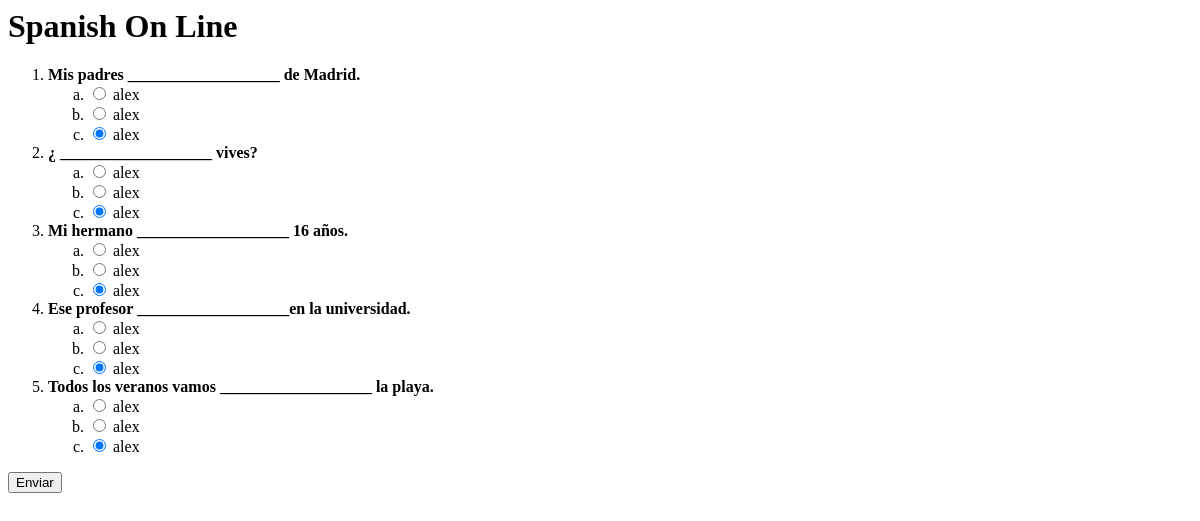
Before: /exam/1/ with the older database file.
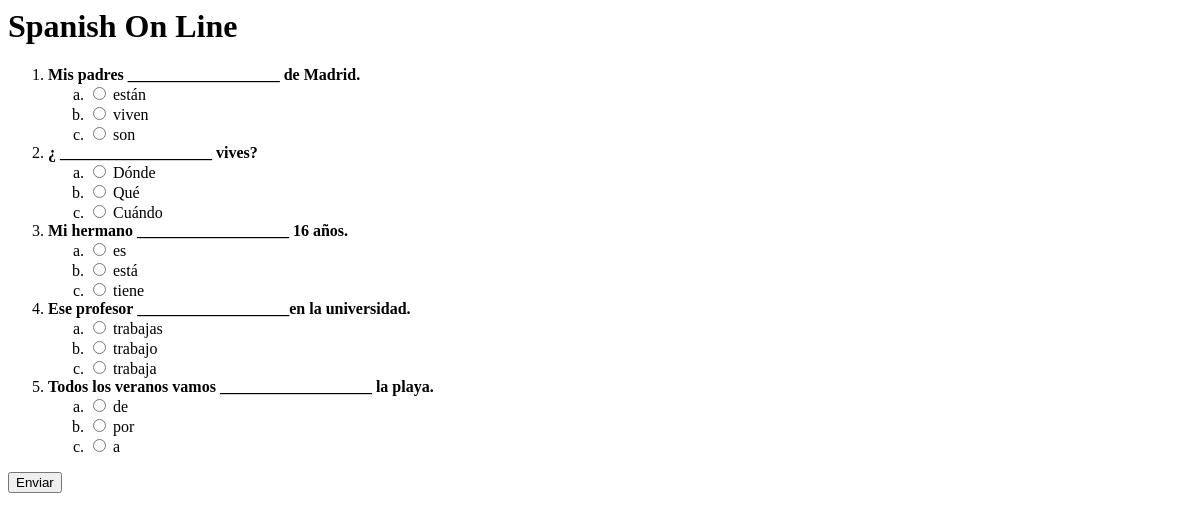
After: the same page with the newer database file.
### exam/models.py (models this page shows, shortened)
class Response(models.Model):
	text = models.TextField()
	isCorrect = models.BooleanField()
	question = models.ForeignKey(Question)
	isChecked = models.BooleanField(default=False)

### exam/views.py (the view)
# urls.py: url(r'^(?P<test_id>\d+)/$', views.questions_test, name='questions_test'),
def questions_test(request, test_id):
	test = get_object_or_404(Test, pk=test_id)
	return render(request, 'exam/questions_test.html', {'test': test})

### exam/templates/exam/questions_test.html (shortened to what this page needs)
<h1>{{ test.name }}</h1>
<form action="{% url 'exam:results' test.id %}" method="post">
<ol>
{% for question in test.question_set.all %}
	<li><b>{{ question.text }}</b></li>
	<ol type="a">
		{% for response in question.response_set.all %}
			<li>
				{% if response.isChecked %}
					<input type="radio" name="{{question.id}}" id="{{ response.id }}" value="{{ response.id }}" checked/>
				{% else %}
					<input type="radio" name="{{question.id}}" id="{{ response.id }}" value="{{ response.id }}"/>
				{% endif %}
				<label for="{{ response.id }}">{{ response.text }}</label><br/>
			</li>
		{% endfor %}
	</ol>
{% endfor %}
</ol>
<input type="submit" value="Enviar"/>
</form>

Changed rows visible on the page:
changed Response: text "alex" → "están"; id "☐ alex" → "☐ están"
changed Response: text "alex" → "viven"; id "☐ alex" → "☐ viven"
changed Response: text "alex" → "son"; id "☑ alex" → "☐ son"
changed Response: text "alex" → "Dónde"; id "☐ alex" → "☐ Dónde"
changed Response: text "alex" → "Qué"; id "☐ alex" → "☐ Qué"
changed Response: text "alex" → "Cuándo"; id "☑ alex" → "☐ Cuándo"
changed Response (number 7 of 15 on the later page): text "alex" → "es"; id "☐ alex" → "☐ es"
changed Response: text "alex" → "está"; id "☐ alex" → "☐ está"
changed Response: text "alex" → "tiene"; id "☑ alex" → "☐ tiene"
changed Response: text "alex" → "trabajas"; id "☐ alex" → "☐ trabajas"
changed Response: text "alex" → "trabajo"; id "☐ alex" → "☐ trabajo"
changed Response: text "alex" → "trabaja"; id "☑ alex" → "☐ trabaja"
changed Response (number 13 of 15 on the later page): text "alex" → "de"; id "☐ alex" → "☐ de"
changed Response: text "alex" → "por"; id "☐ alex" → "☐ por"
changed Response (number 15 of 15 on the later page): text "alex" → "a"; id "☑ alex" → "☐ a"
